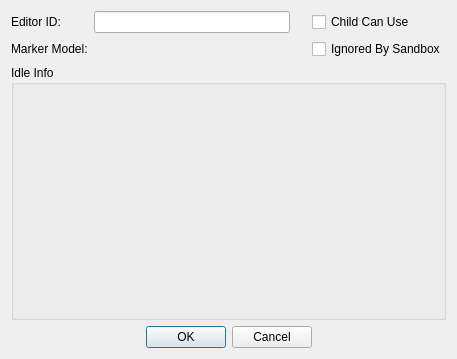
<?xml version="1.0" encoding="UTF-8"?>
<ui version="4.0">
 <class>FormDialogIdleMarker</class>
 <widget class="QDialog" name="FormDialogIdleMarker">
  <property name="geometry">
   <rect>
    <x>0</x>
    <y>0</y>
    <width>457</width>
    <height>359</height>
   </rect>
  </property>
  <property name="windowTitle">
   <string>Idle Marker</string>
  </property>
  <layout class="QVBoxLayout" name="verticalLayout_2">
   <item>
    <layout class="QGridLayout" name="gridLayout">
     <item row="0" column="3">
      <widget class="QCheckBox" name="flagChild">
       <property name="whatsThis">
        <string>If checked, children won't be blocked from using this idle marker (though if they lack the appropriate animations, they won't use it anyway).</string>
       </property>
       <property name="text">
        <string>Child Can Use</string>
       </property>
      </widget>
     </item>
     <item row="1" column="3">
      <widget class="QCheckBox" name="flagIgnoredBySandbox">
       <property name="whatsThis">
        <string>If checked, actors will never find this idle marker when wandering as part of a Sandbox Package; they must be specifically directed to use it.</string>
       </property>
       <property name="text">
        <string>Ignored By Sandbox</string>
       </property>
      </widget>
     </item>
     <item row="1" column="0">
      <widget class="QLabel" name="label_2">
       <property name="text">
        <string>Marker Model:</string>
       </property>
       <property name="buddy">
        <cstring>marker</cstring>
       </property>
      </widget>
     </item>
     <item row="1" column="1">
      <widget class="DKFormNIFPicker" name="marker">
       <property name="whatsThis">
        <string>A model to use for this marker within the Render Window, in place of the default.</string>
       </property>
      </widget>
     </item>
     <item row="0" column="1">
      <widget class="QLineEdit" name="editorID"/>
     </item>
     <item row="0" column="0">
      <widget class="QLabel" name="label">
       <property name="text">
        <string>Editor ID:</string>
       </property>
       <property name="buddy">
        <cstring>editorID</cstring>
       </property>
      </widget>
     </item>
     <item row="0" column="2">
      <spacer name="horizontalSpacer">
       <property name="orientation">
        <enum>Qt::Horizontal</enum>
       </property>
       <property name="sizeType">
        <enum>QSizePolicy::Fixed</enum>
       </property>
       <property name="sizeHint" stdset="0">
        <size>
         <width>16</width>
         <height>20</height>
        </size>
       </property>
      </spacer>
     </item>
    </layout>
   </item>
   <item>
    <widget class="QGroupBox" name="groupBox">
     <property name="title">
      <string>Idle Info</string>
     </property>
     <layout class="QVBoxLayout" name="verticalLayout">
      <item>
       <widget class="DKIdleCollectionWidget" name="idles"/>
      </item>
     </layout>
    </widget>
   </item>
   <item>
    <layout class="QHBoxLayout" name="horizontalLayout">
     <item>
      <spacer name="horizontalSpacer_2">
       <property name="orientation">
        <enum>Qt::Horizontal</enum>
       </property>
       <property name="sizeHint" stdset="0">
        <size>
         <width>40</width>
         <height>20</height>
        </size>
       </property>
      </spacer>
     </item>
     <item>
      <widget class="QPushButton" name="buttonOK">
       <property name="text">
        <string>OK</string>
       </property>
      </widget>
     </item>
     <item>
      <widget class="QPushButton" name="buttonCancel">
       <property name="text">
        <string>Cancel</string>
       </property>
      </widget>
     </item>
     <item>
      <spacer name="horizontalSpacer_3">
       <property name="orientation">
        <enum>Qt::Horizontal</enum>
       </property>
       <property name="sizeHint" stdset="0">
        <size>
         <width>40</width>
         <height>20</height>
        </size>
       </property>
      </spacer>
     </item>
    </layout>
   </item>
  </layout>
 </widget>
 <customwidgets>
  <customwidget>
   <class>DKIdleCollectionWidget</class>
   <extends>QWidget</extends>
   <header>widgets/DKIdleCollectionWidget.h</header>
  </customwidget>
  <customwidget>
   <class>DKFormNIFPicker</class>
   <extends>QWidget</extends>
   <header>widgets/DKFormNIFPicker.h</header>
  </customwidget>
 </customwidgets>
 <tabstops>
  <tabstop>editorID</tabstop>
  <tabstop>marker</tabstop>
  <tabstop>flagChild</tabstop>
  <tabstop>flagIgnoredBySandbox</tabstop>
  <tabstop>idles</tabstop>
  <tabstop>buttonOK</tabstop>
  <tabstop>buttonCancel</tabstop>
 </tabstops>
 <resources/>
 <connections/>
</ui>
